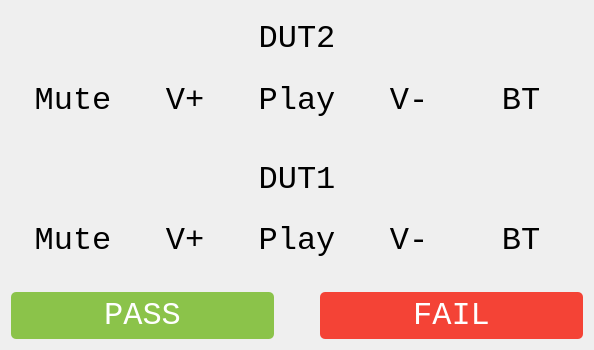
<?xml version="1.0" encoding="UTF-8"?>
<ui version="4.0">
 <class>CapTouchDialog</class>
 <widget class="QDialog" name="CapTouchDialog">
  <property name="geometry">
   <rect>
    <x>0</x>
    <y>0</y>
    <width>594</width>
    <height>350</height>
   </rect>
  </property>
  <property name="sizePolicy">
   <sizepolicy hsizetype="Preferred" vsizetype="Preferred">
    <horstretch>0</horstretch>
    <verstretch>0</verstretch>
   </sizepolicy>
  </property>
  <property name="windowTitle">
   <string>Dialog</string>
  </property>
  <property name="styleSheet">
   <string notr="true">QWidget[active=true]{
	border: 3px solid #8BC34A;
	border-radius: 5px;
}
QWidget[active=false]{
	border: none;
}
QWidget[disabled=true] QLabel{
	color:#BDBDBD;
}
QWidget[disabled=false] QLabel{
	color:#000000;
}
QWidget[disabled=true] QLabel[class=&quot;touchBtn&quot;]{
	border-radius:80px;
	background-color:#E0E0E0;
	color:#BDBDBD;
}
QWidget[disabled=false] QLabel[class=&quot;touchBtn&quot;]{
	border-radius:80px;
	background-color:#FFFFFF;
	color:#000000;
}
</string>
  </property>
  <layout class="QVBoxLayout" name="verticalLayout" stretch="1,1,0">
   <item>
    <widget class="QWidget" name="bc2" native="true">
     <property name="autoFillBackground">
      <bool>false</bool>
     </property>
     <property name="styleSheet">
      <string notr="true"/>
     </property>
     <property name="active" stdset="0">
      <bool>false</bool>
     </property>
     <property name="disabled" stdset="0">
      <bool>true</bool>
     </property>
     <layout class="QVBoxLayout" name="verticalLayout_5" stretch="0,1">
      <item>
       <widget class="QLabel" name="label_8">
        <property name="font">
         <font>
          <family>Courier New</family>
          <pointsize>24</pointsize>
         </font>
        </property>
        <property name="styleSheet">
         <string notr="true">background:none</string>
        </property>
        <property name="text">
         <string>DUT2</string>
        </property>
        <property name="alignment">
         <set>Qt::AlignCenter</set>
        </property>
       </widget>
      </item>
      <item>
       <layout class="QHBoxLayout" name="horizontalLayout_3">
        <item>
         <widget class="QLabel" name="b21">
          <property name="font">
           <font>
            <family>Courier New</family>
            <pointsize>24</pointsize>
           </font>
          </property>
          <property name="styleSheet">
           <string notr="true"/>
          </property>
          <property name="text">
           <string>Mute</string>
          </property>
          <property name="alignment">
           <set>Qt::AlignCenter</set>
          </property>
          <property name="class" stdset="0">
           <string>touchBtn</string>
          </property>
         </widget>
        </item>
        <item>
         <widget class="QLabel" name="b22">
          <property name="font">
           <font>
            <family>Courier New</family>
            <pointsize>24</pointsize>
           </font>
          </property>
          <property name="styleSheet">
           <string notr="true"/>
          </property>
          <property name="text">
           <string>V+</string>
          </property>
          <property name="alignment">
           <set>Qt::AlignCenter</set>
          </property>
          <property name="class" stdset="0">
           <string>touchBtn</string>
          </property>
         </widget>
        </item>
        <item>
         <widget class="QLabel" name="b23">
          <property name="font">
           <font>
            <family>Courier New</family>
            <pointsize>24</pointsize>
           </font>
          </property>
          <property name="styleSheet">
           <string notr="true"/>
          </property>
          <property name="text">
           <string>Play</string>
          </property>
          <property name="alignment">
           <set>Qt::AlignCenter</set>
          </property>
          <property name="class" stdset="0">
           <string>touchBtn</string>
          </property>
         </widget>
        </item>
        <item>
         <widget class="QLabel" name="b24">
          <property name="font">
           <font>
            <family>Courier New</family>
            <pointsize>24</pointsize>
           </font>
          </property>
          <property name="styleSheet">
           <string notr="true"/>
          </property>
          <property name="text">
           <string>V-</string>
          </property>
          <property name="alignment">
           <set>Qt::AlignCenter</set>
          </property>
          <property name="class" stdset="0">
           <string>touchBtn</string>
          </property>
         </widget>
        </item>
        <item>
         <widget class="QLabel" name="b25">
          <property name="font">
           <font>
            <family>Courier New</family>
            <pointsize>24</pointsize>
           </font>
          </property>
          <property name="styleSheet">
           <string notr="true"/>
          </property>
          <property name="text">
           <string>BT</string>
          </property>
          <property name="alignment">
           <set>Qt::AlignCenter</set>
          </property>
          <property name="class" stdset="0">
           <string>touchBtn</string>
          </property>
         </widget>
        </item>
       </layout>
      </item>
     </layout>
    </widget>
   </item>
   <item>
    <widget class="QWidget" name="bc1" native="true">
     <property name="styleSheet">
      <string notr="true"/>
     </property>
     <property name="active" stdset="0">
      <bool>false</bool>
     </property>
     <property name="disabled" stdset="0">
      <bool>true</bool>
     </property>
     <layout class="QVBoxLayout" name="verticalLayout_3" stretch="0,1">
      <item>
       <widget class="QLabel" name="label_6">
        <property name="minimumSize">
         <size>
          <width>527</width>
          <height>0</height>
         </size>
        </property>
        <property name="font">
         <font>
          <family>Courier New</family>
          <pointsize>24</pointsize>
         </font>
        </property>
        <property name="styleSheet">
         <string notr="true">background:none</string>
        </property>
        <property name="text">
         <string>DUT1</string>
        </property>
        <property name="alignment">
         <set>Qt::AlignCenter</set>
        </property>
       </widget>
      </item>
      <item>
       <layout class="QHBoxLayout" name="horizontalLayout">
        <item>
         <widget class="QLabel" name="b11">
          <property name="font">
           <font>
            <family>Courier New</family>
            <pointsize>24</pointsize>
           </font>
          </property>
          <property name="styleSheet">
           <string notr="true"/>
          </property>
          <property name="text">
           <string>Mute</string>
          </property>
          <property name="alignment">
           <set>Qt::AlignCenter</set>
          </property>
          <property name="class" stdset="0">
           <string>touchBtn</string>
          </property>
         </widget>
        </item>
        <item>
         <widget class="QLabel" name="b12">
          <property name="font">
           <font>
            <family>Courier New</family>
            <pointsize>24</pointsize>
           </font>
          </property>
          <property name="styleSheet">
           <string notr="true"/>
          </property>
          <property name="text">
           <string>V+</string>
          </property>
          <property name="alignment">
           <set>Qt::AlignCenter</set>
          </property>
          <property name="class" stdset="0">
           <string>touchBtn</string>
          </property>
         </widget>
        </item>
        <item>
         <widget class="QLabel" name="b13">
          <property name="font">
           <font>
            <family>Courier New</family>
            <pointsize>24</pointsize>
           </font>
          </property>
          <property name="styleSheet">
           <string notr="true"/>
          </property>
          <property name="text">
           <string>Play</string>
          </property>
          <property name="alignment">
           <set>Qt::AlignCenter</set>
          </property>
          <property name="class" stdset="0">
           <string>touchBtn</string>
          </property>
         </widget>
        </item>
        <item>
         <widget class="QLabel" name="b14">
          <property name="font">
           <font>
            <family>Courier New</family>
            <pointsize>24</pointsize>
           </font>
          </property>
          <property name="styleSheet">
           <string notr="true"/>
          </property>
          <property name="text">
           <string>V-</string>
          </property>
          <property name="alignment">
           <set>Qt::AlignCenter</set>
          </property>
          <property name="class" stdset="0">
           <string>touchBtn</string>
          </property>
         </widget>
        </item>
        <item>
         <widget class="QLabel" name="b15">
          <property name="font">
           <font>
            <family>Courier New</family>
            <pointsize>24</pointsize>
           </font>
          </property>
          <property name="styleSheet">
           <string notr="true"/>
          </property>
          <property name="text">
           <string>BT</string>
          </property>
          <property name="alignment">
           <set>Qt::AlignCenter</set>
          </property>
          <property name="class" stdset="0">
           <string>touchBtn</string>
          </property>
         </widget>
        </item>
       </layout>
      </item>
     </layout>
    </widget>
   </item>
   <item>
    <layout class="QHBoxLayout" name="horizontalLayout_4" stretch="1,0,1">
     <property name="spacing">
      <number>-1</number>
     </property>
     <item>
      <widget class="QPushButton" name="pass_button">
       <property name="font">
        <font>
         <family>Courier New</family>
         <pointsize>24</pointsize>
         <weight>50</weight>
         <italic>false</italic>
         <bold>false</bold>
        </font>
       </property>
       <property name="styleSheet">
        <string notr="true">QPushButton {
	color:#FFFFFF;
	cursor:pointer;
	padding:5px;
	border-radius:5px;
	background-color:#8BC34A;
}
QPushButton:hover:pressed {
	background-color:#689F38;
}</string>
       </property>
       <property name="text">
        <string>PASS</string>
       </property>
       <property name="autoDefault">
        <bool>false</bool>
       </property>
      </widget>
     </item>
     <item>
      <spacer name="horizontalSpacer">
       <property name="orientation">
        <enum>Qt::Horizontal</enum>
       </property>
       <property name="sizeHint" stdset="0">
        <size>
         <width>40</width>
         <height>20</height>
        </size>
       </property>
      </spacer>
     </item>
     <item>
      <widget class="QPushButton" name="fail_button">
       <property name="font">
        <font>
         <family>Courier New</family>
         <pointsize>24</pointsize>
        </font>
       </property>
       <property name="styleSheet">
        <string notr="true">QPushButton {
	color:#FFFFFF;
	padding:5px;
	border-radius:5px;
	background-color:#F44336;
}
QPushButton:hover:pressed {
	background-color:#E64A19;
}</string>
       </property>
       <property name="text">
        <string>FAIL</string>
       </property>
       <property name="autoDefault">
        <bool>false</bool>
       </property>
      </widget>
     </item>
    </layout>
   </item>
  </layout>
 </widget>
 <resources/>
 <connections/>
</ui>
